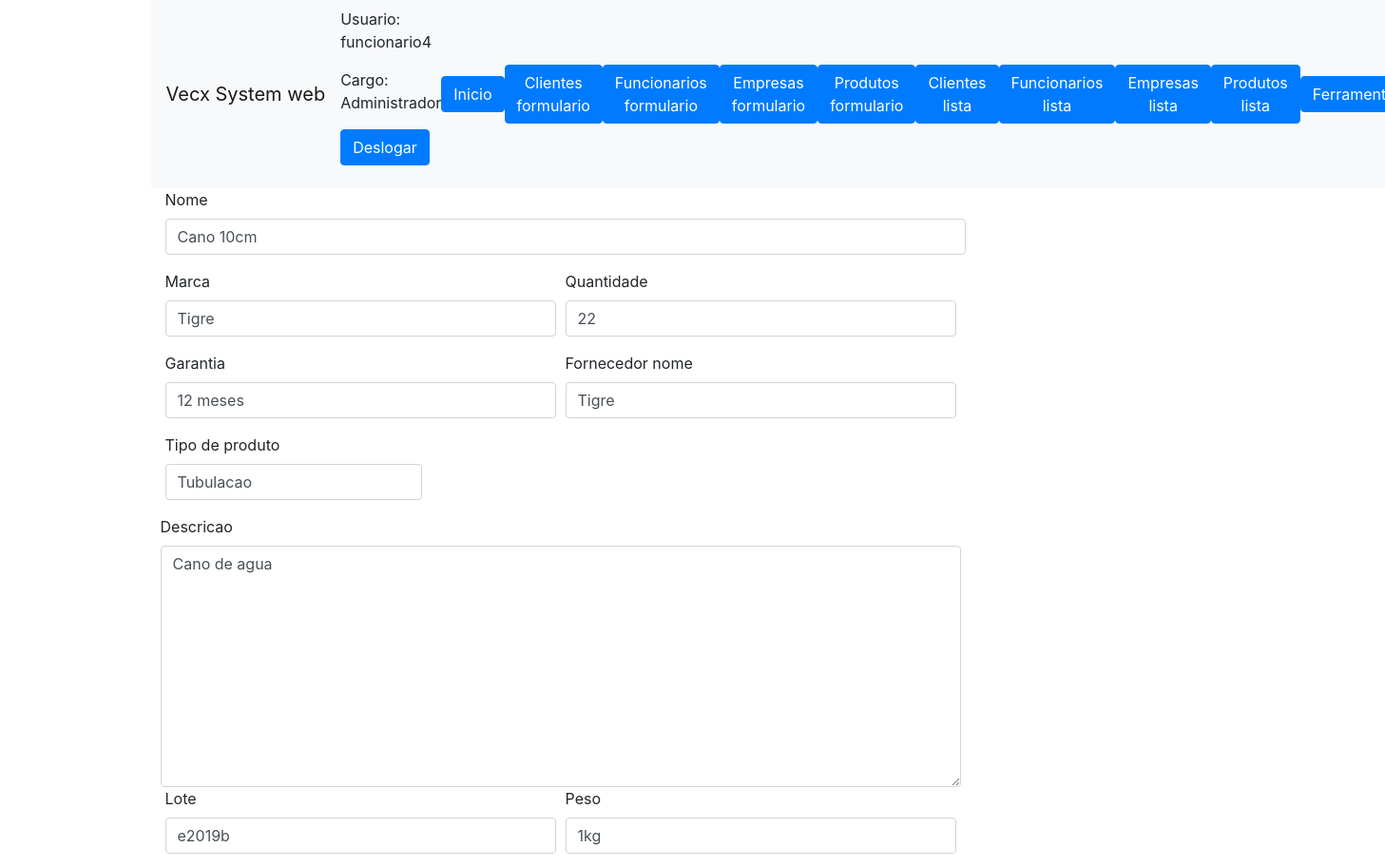
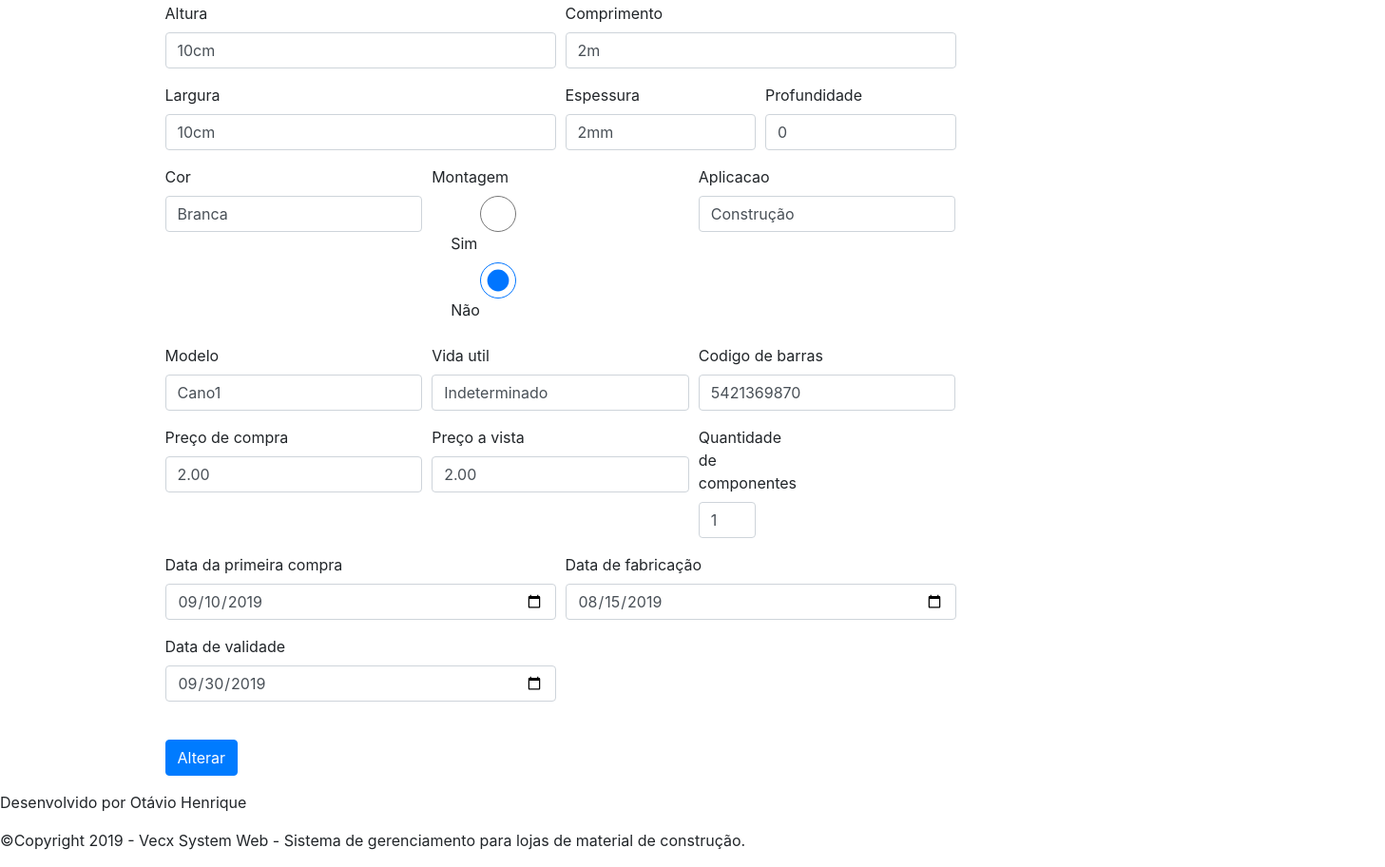
Screenshot of /formulario-altera-produto.php?id=1 (signed in) with the database file from the repository (2 pictures, top to bottom).
### tables this page shows
CREATE TABLE `produto` (
  `id` int(20) NOT NULL,
  `nome` varchar(255) NOT NULL,
  `marca` varchar(255) NOT NULL,
  `quantidade` varchar(255) NOT NULL,
  `garantia` varchar(255) NOT NULL,
  `descricao` varchar(255) NOT NULL,
  `fornecedor_nome` varchar(255) NOT NULL,
  `tipo_produto` varchar(255) NOT NULL,
  `lote` varchar(255) NOT NULL,
  `peso` varchar(255) NOT NULL,
  `altura` varchar(255) NOT NULL,
  `comprimento` varchar(255) NOT NULL,
  `largura` varchar(255) NOT NULL,
  `espessura` varchar(255) NOT NULL,
  `profundidade` varchar(255) NOT NULL,
  `cor` varchar(255) NOT NULL,
  `montagem` varchar(255) NOT NULL,
  `aplicacao` varchar(255) NOT NULL,
  `modelo` varchar(255) NOT NULL,
  `vida_util` varchar(255) NOT NULL,
  `preco_compra` decimal(20,2) NOT NULL,
  `preco_a_vista` decimal(20,2) NOT NULL,
  `quantidade_componentes` varchar(255) NOT NULL,
  `data_primeira_compra` date NOT NULL,
  `data_fabricacao` date NOT NULL,
  `data_validade` date NOT NULL,
  `codigo` varchar(255) NOT NULL,
  `codigo_barras` varchar(255) NOT NULL,
  `funcionario_nome` varchar(255) NOT NULL,
  `data_cadastro` date NOT NULL,
  `hora_cadastro` time NOT NULL
);

### formulario-altera-produto.php (the view, shortened to what the rows shown need)
<?php
    require_once("cabecalho.php");
    require_once("menu-nav-bar.php");
    require_once("class/Conecta.php");
    require_once("class/Produto.php");
    require_once("class/ProdutoDao.php");
    $id = $_GET['id'];
    $conexao = Conecta::criaConexao();
    $produtoDao = new ProdutoDao($conexao);
    $produto = $produtoDao->buscaProduto($id);
?>
<form action="altera-produto.php" method="post">
    <div class="col-md-12 form-group">
        <label for="c_nome">Nome</label>
        <input type="text" name="nome" id="c_nome" class="form-control" value="<?= $produto->getNome(); ?>">
    </div>
    <div class="col-md-12 form-row">
        <div class="col-md-6 form-group">
            <label for="c_marca">Marca</label>
            <input type="text" name="marca" id="c_marca" class="form-control" value="<?= $produto->getMarca(); ?>">
        </div>
        <div class="col-md-6 form-group">
            <label for="c_quantidade">Quantidade</label>
            <input type="text" name="quantidade" id="c_quantidade" class="form-control" value="<?= $produto->getQuantidade(); ?>">
        </div>
    </div>
    <div class="col-md-12 form-row">
        <div class="col-md-6 form-group">
            <label for="c_garantia">Garantia</label>
            <input type="text" name="garantia" id="c_garantia" class="form-control" value="<?= $produto->getGarantia(); ?>">
        </div>
        <div class="col-md-6 form-group">
            <label for="c_fornecedor_nome">Fornecedor nome</label>
            <input type="text" name="fornecedor_nome" id="c_fornecedor_nome" class="form-control" value="<?= $produto->getFornecedorNome(); ?>">
        </div>
        <div class="col-md-4 form-group">
            <label for="c_tipo_produto">Tipo de produto</label>
            <input type="text" name="tipo_produto" id="c_tipo_produto" class="form-control" value="<?= $produto->getTipoProduto(); ?>">
        </div>
    </div>
    <div class="col-md-12 form-row">
        <label for="c_descricao">Descricao</label>
        <textarea name="descricao" id="c_descricao" cols="30" rows="10" class="form-control"><?= $produto->getDescricao(); ?></textarea>
    </div>
    <div class="col-md-12 form-row">
        <div class="col-md-6 form-group">
            <label for="c_lote">Lote</label>
            <input type="text" name="lote" id="c_lote" class="form-control" value="<?= $produto->getLote(); ?>">
        </div>
        <div class="col-md-6 form-group">
            <label for="c_peso">Peso</label>
            <input type="text" name="peso" id="c_peso" class="form-control" value="<?= $produto->getPeso(); ?>">
        </div>
    </div>
    <div class="col-md-12 form-row">
        <div class="col-md-6 form-group">
            <label for="c_altura">Altura</label>
            <input type="text" name="altura" id="c_altura" class="form-control" value="<?= $produto->getAltura(); ?>">
        </div>
        <div class="col-md-6 form-group">
            <label for="c_comprimento">Comprimento</label>
            <input type="text" name="comprimento" id="c_comprimento" class="form-control" value="<?= $produto->getComprimento(); ?>">
        </div>
    </div>
    <div class="col-md-12 form-row">
        <div class="col-md-6 form-group">
            <label for="c_largura">Largura</label>
            <input type="text" name="largura" id="c_largura" class="form-control" value="<?= $produto->getLargura(); ?>">
        </div>
        <div class="col-md-3 form-group">
            <label for="c_espessura">Espessura</label>
            <input type="text" name="espessura" id="c_espessura" class="form-control" value="<?= $produto->getEspessura(); ?>">
        </div>
        <div class="col-md-3 form-group">
            <label for="c_profundidade">Profundidade</label>
            <input type="text" name="profundidade" id="c_profundidade" class="form-control" value="<?= $produto->getProfundidade(); ?>">
        </div>
    </div>
    <div class="col-md-12 form-row">
        <div class="col-md-4 form-group">
            <label for="c_cor">Cor</label>
            <input type="text" name="cor" id="c_cor" class="form-control" value="<?= $produto->getCor(); ?>">
        </div>
        <div class="col-md-4 form-group">
            <label for="c_aplicacao">Aplicacao</label>
            <input type="text" name="aplicacao" id="c_aplicacao" class="form-control" value="<?= $produto->getAplicacao(); ?>">
        </div>
    </div>
    <div class="col-md-12 form-row">
        <div class="col-md-4 form-group">
            <label for="c_modelo">Modelo</label>
            <input type="text" name="modelo" id="c_modelo" class="form-control" value="<?= $produto->getModelo(); ?>">
        </div>
        <div class="col-md-4 form-group">
            <label for="c_vida_util">Vida util</label>
            <input type="text" name="vida_util" id="c_vida_util" class="form-control" value="<?= $produto->getVidaUtil(); ?>">
        </div>
        <div class="col-md-4 form-group">
            <label for="c_codigo_barras">Codigo de barras</label>
            <input type="text" name="codigo_barras" id="c_codigo_barras" class="form-control" value="<?= $produto->getCodigoBarras(); ?>">
        </div>
    </div>
    <div class="col-md-12 form-row">
        <div class="col-md-4 form-group">
            <label for="c_preco_compra">Preço de compra</label>
            <input type="number" name="preco_compra" id="c_preco_compra" class="form-control" value="<?= $produto->getPrecoCompra(); ?>">
        </div>
        <div class="col-md-4 form-group">
            <label for="c_preco_a_vista">Preço a vista</label>
            <input type="number" name="preco_a_vista" id="c_preco_a_vista" class="form-control" value="<?= $produto->getPrecoaVista(); ?>">
        </div>
        <div class="col-md-1 form-group">
            <label for="c_quantidade_componentes">Quantidade de componentes</label>
            <input type="number" name="quantidade_componentes" id="c_quantidade_componentes" class="form-control" value="<?= $produto->getQuantidadeComponentes(); ?>">
        </div>
    </div>
    <div class="col-md-12 form-row">
        <div class="col-md-6 form-group">
            <label for="c_data_primeira_compra">Data da primeira compra</label>
            <input type="date" name="data_primeira_compra" id="c_data_primeira_compra" class="form-control" value="<?= $produto->getDataPrimeiraCompra(); ?>">
        </div>
        <div class="col-md-6 form-group">
            <label for="c_data_fabricacao">Data de fabricação</label>
            <input type="date" name="data_fabricacao" id="c_data_fabricacao" class="form-control" value="<?= $produto->getDataFabricacao(); ?>">
        </div>
        <div class="col-md-6 form-group">
            <label for="c_data_validade">Data de validade</label>
            <input type="date" name="data_validade" id="c_data_validade" class="form-control" value="<?= $produto->getDataValidade(); ?>">
        </div>
    </div>
    <br>
</form>
<?php require_once("rodape.php"); ?>

### rows the page displays
produto: nome "Cano 10cm", marca "Tigre", quantidade "22", garantia "12 meses", fornecedor_nome "Tigre", tipo_produto "Tubulacao", descricao "Cano de agua", lote "e2019b", peso "1kg", altura "10cm", comprimento "2m", largura "10cm", espessura "2mm", profundidade "0", cor "Branca", aplicacao "Construção", modelo "Cano1", vida_util "Indeterminado", codigo_barras "5421369870", preco_compra "2.00", preco_a_vista "2.00", quantidade_componentes "1", data_primeira_compra "09/10/2019", data_fabricacao "08/15/2019", data_validade "09/30/2019"

### other values shown
$_SESSION["usuario_logado"] "funcionario4"
$_SESSION["usuario_cargo"] "Administrador"
